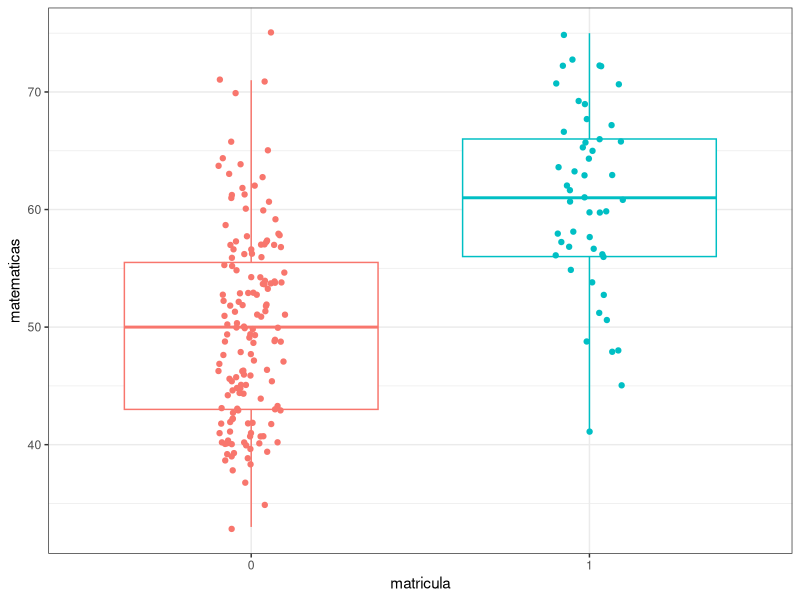
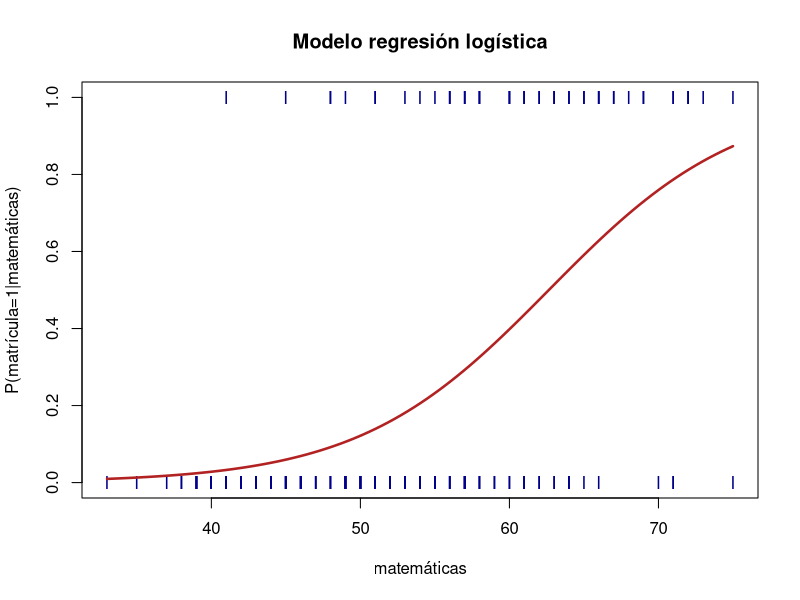
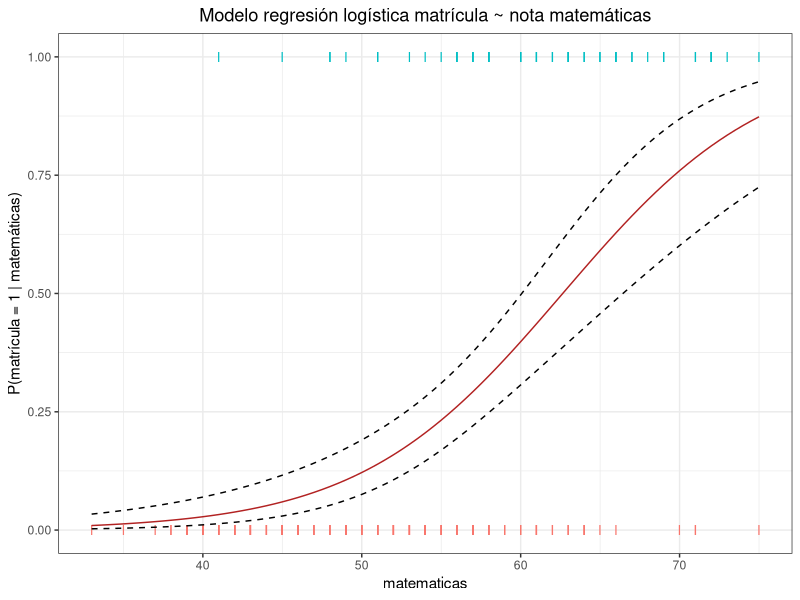

Write R code to recreate these figures, in order.
# Matrícula de honor y matem´wticas de alumnos de bachillerato

# Las librerías
library(ggplot2)

# Los datos
matricula <- as.factor(c(0, 0, 0, 0, 0, 0, 0, 0, 0, 0, 0, 1, 0, 1, 0, 0, 0, 0, 1,
                         0, 0, 1, 0, 0, 0, 0, 1, 0, 0, 0, 0, 0, 1, 0, 0, 1, 0, 1,
                         0, 0, 0, 0, 0, 0, 1, 0, 0, 0, 0, 0, 1, 0, 0, 0, 1, 0, 0,
                         0, 0, 0, 0, 1, 0, 0, 0, 0, 0, 0, 0, 0, 0, 0, 1, 0, 0, 0,
                         1, 0, 0, 0, 0, 0, 0, 1, 0, 1, 0, 0, 0, 0, 1, 0, 1, 0, 0,
                         1, 1, 1, 0, 1, 0, 0, 0, 0, 0, 0, 1, 0, 0, 1, 0, 0, 0, 1,
                         1, 0, 0, 1, 0, 0, 0, 0, 0, 0, 1, 0, 0, 0, 0, 0, 0, 1, 1,
                         0, 0, 1, 0, 0, 0, 0, 0, 0, 0, 0, 0, 0, 1, 0, 0, 0, 0, 0,
                         0, 0, 1, 0, 0, 0, 0, 1, 1, 0, 1, 1, 0, 0, 0, 0, 1, 0, 0,
                         0, 0, 0, 0, 0, 1, 0, 0, 1, 1, 0, 1, 1, 1, 1, 0, 0, 1, 0,
                         0, 0, 0, 0, 1, 0, 0, 0, 1, 1))
matematicas <- c(41, 53, 54, 47, 57, 51, 42, 45, 54, 52, 51, 51, 71, 57, 50, 43,
                 51, 60, 62, 57, 35, 75, 45, 57, 45, 46, 66, 57, 49, 49, 57, 64,
                 63, 57, 50, 58, 75, 68, 44, 40, 41, 62, 57, 43, 48, 63, 39, 70,
                 63, 59, 61, 38, 61, 49, 73, 44, 42, 39, 55, 52, 45, 61, 39, 41,
                 50, 40, 60, 47, 59, 49, 46, 58, 71, 58, 46, 43, 54, 56, 46, 54,
                 57, 54, 71, 48, 40, 64, 51, 39, 40, 61, 66, 49, 65, 52, 46, 61,
                 72, 71, 40, 69, 64, 56, 49, 54, 53, 66, 67, 40, 46, 69, 40, 41,
                 57, 58, 57, 37, 55, 62, 64, 40, 50, 46, 53, 52, 45, 56, 45, 54,
                 56, 41, 54, 72, 56, 47, 49, 60, 54, 55, 33, 49, 43, 50, 52, 48,
                 58, 43, 41, 43, 46, 44, 43, 61, 40, 49, 56, 61, 50, 51, 42, 67,
                 53, 50, 51, 72, 48, 40, 53, 39, 63, 51, 45, 39, 42, 62, 44, 65,
                 63, 54, 45, 60, 49, 48, 57, 55, 66, 64, 55, 42, 56, 53, 41, 42,
                 53, 42, 60, 52, 38, 57, 58, 65)
datos <- data.frame(matricula, matematicas)
head(datos, 6)
tail(datos,6)

# Tabla de casos de Honor y No Honor
table(datos$matricula)

ggplot(data = datos, aes(x = matricula, y = matematicas, color = matricula)) +
  geom_boxplot(outlier.shape = NA) +
  geom_jitter(width = 0.1) +
  theme_bw() +
  theme(legend.position = "null")

# Generar el modelo de regresión logística
modelo <- glm(matricula ~ matematicas, data = datos, family = "binomial")
summary(modelo)

# MEDIANTE BASE GRAPHICS SIN INTERVALOS DE CONFIANZA

# Codificación 0,1 de la variable respuesta
datos$matricula <- as.character(datos$matricula)
datos$matricula <- as.numeric(datos$matricula)

plot(matricula ~ matematicas, datos, col = "darkblue",
     main = "Modelo regresión logística",
     ylab = "P(matrícula=1|matemáticas)",
     xlab = "matemáticas", pch = "I")

# type = "response" devuelve las predicciones en forma de probabilidad en lugar de en log_ODDs
curve(predict(modelo, data.frame(matematicas = x), type = "response"),
      col = "firebrick", lwd = 2.5, add = TRUE)

# MEDIANTE GGPLOT2 INCLUYENDO INTERVALOS DE CONFIANZA

datos$matricula <- as.character(datos$matricula)
datos$matricula <- as.numeric(datos$matricula)

# Se crea un vector con nuevos valores interpolados en el rango de observaciones.
nuevos_puntos <- seq(from = min(datos$matematicas), to = max(datos$matematicas),
                     by = 0.5)

nuevos_puntos

# Predicciones de los nuevos puntos según el modelo. 
# Si se indica se.fit = TRUE se devuelve el error estándar de cada predicción
# junto con el valor de la predicción (fit).
predicciones <- predict(modelo, data.frame(matematicas = nuevos_puntos),
                        se.fit = TRUE)
predicciones

# Mediante la función logit se transforman los log_ODDs a probabilidades.
predicciones_logit <- exp(predicciones$fit) / (1 + exp(predicciones$fit))
predicciones_logit
# Se calcula el límite inferior y superior del IC del 95% sustrayendo e
# incrementando el logODDs de cada predicción 1.95*SE. Una vez calculados los
# logODDs del intervalo se transforman en probabilidades con la función logit.
limite_inferior       <- predicciones$fit - 1.96 * predicciones$se.fit
limite_inferior_logit <- exp(limite_inferior) / (1 + exp(limite_inferior))
limite_superior       <- predicciones$fit + 1.96 * predicciones$se.fit
limite_superior_logit <- exp(limite_superior) / (1 + exp(limite_superior))

# Se crea un dataframe con los nuevos puntos y sus predicciones
datos_curva <- data.frame(matematicas = nuevos_puntos,
                          probabilidad_matricula = predicciones_logit,
                          limite_inferior_logit = limite_inferior_logit, 
                          limite_superior_logit = limite_superior_logit)

ggplot(datos, aes(x = matematicas, y = matricula)) +
  geom_point(aes(color = as.factor(matricula)), shape = "I", size = 3) + 
  geom_line(data = datos_curva, aes(y = probabilidad_matricula),
            color = "firebrick") + 
  geom_line(data = datos_curva, aes(y = limite_inferior_logit),
            linetype = "dashed") + 
  geom_line(data = datos_curva, aes(y = limite_superior_logit),
            linetype = "dashed") + 
  theme_bw() +
  labs(title = "Modelo regresión logística matrícula ~ nota matemáticas",
       y = "P(matrícula = 1 | matemáticas)", y = "matemáticas") + 
  theme(legend.position = "null") +
  theme(plot.title = element_text(hjust = 0.5))

# Diferencia de residuos
# En R, un objeto glm almacena la "deviance" del modelo, así como la "deviance"
# del modelo nulo. 
dif_residuos <- modelo$null.deviance - modelo$deviance

# Grados libertad
df <- modelo$df.null - modelo$df.residual

# p-value
p_value <- pchisq(q = dif_residuos,df = df, lower.tail = FALSE)

paste("Diferencia de residuos:", round(dif_residuos, 4))

# El mismo cálculo se puede obtener directamente con:
anova(modelo, test = "Chisq")

cat("Para este estudio se va a emplear un threshold de 0.5. Si la probabilidad de que la variable adquiera el valor 1 (matrícula) 
    es superior a 0.5, se asigna a este nivel, 
    si es menor se asigna al 0 (no matrícula).")

library(vcd)
predicciones <- ifelse(test = modelo$fitted.values > 0.5, yes = 1, no = 0)
matriz_confusion <- table(modelo$model$matricula, predicciones,
                          dnn = c("observaciones", "predicciones"))
matriz_confusion
